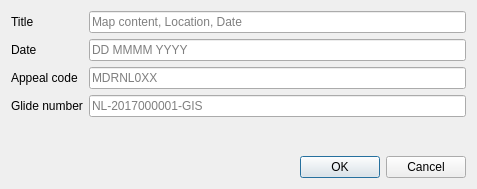
<?xml version="1.0" encoding="UTF-8"?>
<ui version="4.0">
 <class>Dialog</class>
 <widget class="QDialog" name="Dialog">
  <property name="geometry">
   <rect>
    <x>0</x>
    <y>0</y>
    <width>477</width>
    <height>189</height>
   </rect>
  </property>
  <property name="windowTitle">
   <string>Edit SIMS Layout</string>
  </property>
  <property name="modal">
   <bool>true</bool>
  </property>  <layout class="QVBoxLayout" name="verticalLayout">
   <item>
    <layout class="QFormLayout" name="formLayout">
     <item row="0" column="0">
      <widget class="QLabel" name="labelRcTitle">
       <property name="enabled">
        <bool>true</bool>
       </property>
       <property name="text">
        <string>Title</string>
       </property>
      </widget>
     </item>
     <item row="0" column="1">
      <widget class="QLineEdit" name="lineEditRcTitle">
       <property name="placeholderText">
        <string>Map content, Location, Date</string>
       </property>
      </widget>
     </item>
     <item row="1" column="0">
      <widget class="QLabel" name="labelRcDate">
       <property name="text">
        <string>Date</string>
       </property>
      </widget>
     </item>
     <item row="1" column="1">
      <widget class="QLineEdit" name="lineEditRcDate">
       <property name="placeholderText">
        <string>DD MMMM YYYY</string>
       </property>
      </widget>
     </item>
     <item row="2" column="0">
      <widget class="QLabel" name="labelRcAppealCode">
       <property name="text">
        <string>Appeal code</string>
       </property>
      </widget>
     </item>
     <item row="2" column="1">
      <widget class="QLineEdit" name="lineEditRcAppealCode">
       <property name="placeholderText">
        <string>MDRNL0XX</string>
       </property>
      </widget>
     </item>
     <item row="3" column="0">
      <widget class="QLabel" name="labelRcGlideNumber">
       <property name="text">
        <string>Glide number</string>
       </property>
      </widget>
     </item>
     <item row="3" column="1">
      <widget class="QLineEdit" name="lineEditRcGlideNumber">
       <property name="placeholderText">
        <string>NL-2017000001-GIS</string>
       </property>
      </widget>
     </item>
    </layout>
   </item>
   <item>
    <widget class="QDialogButtonBox" name="buttonBox">
     <property name="orientation">
      <enum>Qt::Horizontal</enum>
     </property>
     <property name="standardButtons">
      <set>QDialogButtonBox::Cancel|QDialogButtonBox::Ok</set>
     </property>
    </widget>
   </item>
  </layout>
 </widget>
 <tabstops>
  <tabstop>lineEditRcTitle</tabstop>
 </tabstops>
 <resources/>
 <connections>
  <connection>
   <sender>buttonBox</sender>
   <signal>accepted()</signal>
   <receiver>Dialog</receiver>
   <slot>accept()</slot>
   <hints>
    <hint type="sourcelabel">
     <x>248</x>
     <y>254</y>
    </hint>
    <hint type="destinationlabel">
     <x>157</x>
     <y>274</y>
    </hint>
   </hints>
  </connection>
  <connection>
   <sender>buttonBox</sender>
   <signal>rejected()</signal>
   <receiver>Dialog</receiver>
   <slot>reject()</slot>
   <hints>
    <hint type="sourcelabel">
     <x>316</x>
     <y>260</y>
    </hint>
    <hint type="destinationlabel">
     <x>286</x>
     <y>274</y>
    </hint>
   </hints>
  </connection>
 </connections>
</ui>
